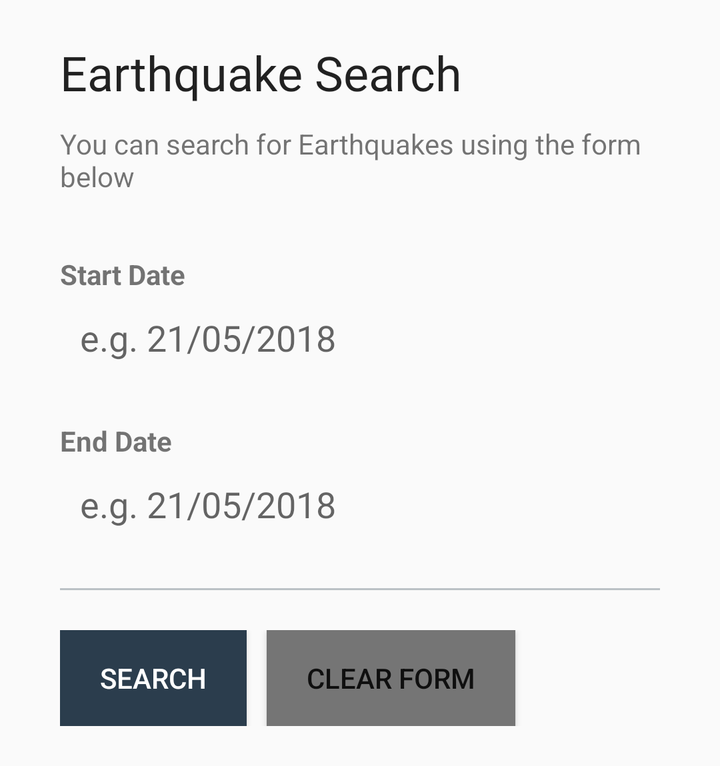
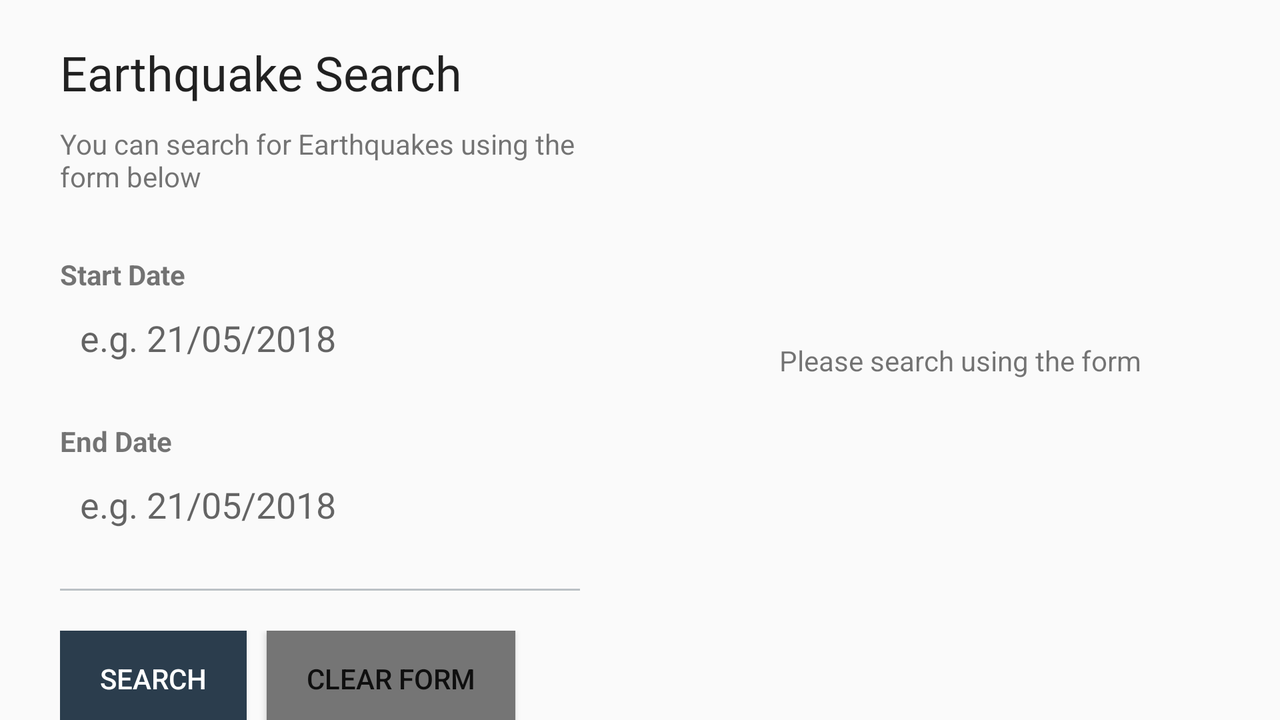

Compare how this app lays out the same screen by default and in its alternative resource folder. The renders come first, then the two layout files and the values they reference.
<!-- AndroidManifest.xml: application theme AppTheme -->
<!-- res/layout/fragment_search_frament.xml -->
<?xml version="1.0" encoding="utf-8"?>
<FrameLayout android:layout_height="wrap_content"
    android:layout_width="match_parent"
    android:orientation="vertical"
    xmlns:android="http://schemas.android.com/apk/res/android">

    <include layout="@layout/search_form" />

</FrameLayout>
<!-- res/layout/search_form.xml (included above) -->
<ScrollView xmlns:android="http://schemas.android.com/apk/res/android"
    xmlns:tools="http://schemas.android.com/tools"
    android:layout_width="match_parent"
    android:layout_height="match_parent"
    android:scrollbars="none"
    tools:context=".fragments.SearchFragment">

    <LinearLayout
        android:layout_width="match_parent"
        android:layout_height="wrap_content"
        android:orientation="vertical"
        android:paddingLeft="30dp"
        android:paddingTop="20dp"
        android:paddingRight="30dp"
        android:paddingBottom="20dp">

        <TextView
            android:id="@+id/mainHeading"
            style="@style/TextAppearance.AppCompat.Headline"
            android:layout_width="match_parent"
            android:layout_height="wrap_content"
            android:fontFamily="@font/roboto_condensed_bold"
            android:text="@string/search_heading" />

        <TextView
            android:layout_width="match_parent"
            android:layout_height="wrap_content"
            android:layout_marginTop="10dp"
            android:layout_marginBottom="30dp"
            android:text="@string/search_subheading" />

        <TextView
            android:id="@+id/lbldatePickerFrom"
            style="@style/formLabel"
            android:layout_width="match_parent"
            android:layout_height="wrap_content"
            android:text="@string/start_date_lbl" />

        <EditText
            android:id="@+id/datePickerFrom"
            style="@style/editTextFormField"
            android:layout_width="match_parent"
            android:layout_height="wrap_content"
            android:hint="@string/start_hint"
            android:inputType="date" />

        <TextView
            android:id="@+id/lbldatePickerTo"
            style="@style/formLabel"
            android:layout_width="match_parent"
            android:layout_height="wrap_content"
            android:text="@string/end_date_lbl" />

        <EditText
            android:id="@+id/datePickerTo"
            style="@style/editTextFormField"
            android:layout_width="match_parent"
            android:layout_height="wrap_content"
            android:hint="@string/end_hint"
            android:inputType="date" />

        <View
            android:id="@+id/divider1"
            style="@style/formDivider" />


        <LinearLayout
            android:layout_width="match_parent"
            android:layout_height="wrap_content"
            android:orientation="horizontal">

            <Button
                android:id="@+id/btnSearch"
                style="@style/button_primary"
                android:layout_width="wrap_content"
                android:layout_height="wrap_content"
                android:background="@color/colorPrimary"
                android:text="@string/search_button_lbl" />

            <Button
                android:id="@+id/btnClear"
                style="@style/button_secondary"
                android:layout_width="wrap_content"
                android:layout_height="wrap_content"
                android:background="@color/colorSecondaryText"
                android:text="@string/clear_button_lbl" />

        </LinearLayout>

    </LinearLayout>

</ScrollView>
<!-- resources referenced by this layout -->
<resources>
  <color name="colorPrimary">#2B3D4D</color>
  <color name="colorSecondaryText">#757575</color>
  <string name="clear_button_lbl">Clear Form</string>
  <string name="end_date_lbl" translatable="false">End Date</string>
  <string name="end_hint">e.g. 21/05/2018</string>
  <string name="search_button_lbl">Search</string>
  <string name="search_heading">Earthquake Search</string>
  <string name="search_subheading" translatable="false">You can search for Earthquakes using the form below</string>
  <string name="start_date_lbl">Start Date</string>
  <string name="start_hint">e.g. 21/05/2018</string>
  <style name="button_primary">
          <item name="android:paddingLeft">20dp</item>
          <item name="android:paddingRight">20dp</item>
          <item name="android:textColor">@android:color/white</item>
          <item name="android:background">@color/colorPrimary</item>
      </style>
  <style name="button_secondary">
          <item name="android:paddingLeft">20dp</item>
          <item name="android:paddingRight">20dp</item>
          <item name="android:layout_marginLeft">10dp</item>
          <item name="android:background">@color/colorAccent</item>
      </style>
  <style name="editTextFormField">
          <item name="android:layout_marginBottom">20dp</item>
          <item name="android:background">@drawable/rounded_corners</item>
          <item name="android:padding">10dp</item>
      </style>
  <style name="formDivider">
          <item name="android:layout_marginBottom">20dp</item>
          <item name="android:layout_width">match_parent</item>
          <item name="android:layout_height">1dp</item>
          <item name="android:alpha">0.3</item>
          <item name="android:background">@color/colorPrimary</item>
      </style>
  <style name="formLabel">
          <item name="android:textStyle">bold</item>
      </style>
  <style name="AppTheme" parent="Theme.AppCompat.Light.DarkActionBar">
          
          <item name="colorPrimary">@color/colorPrimary</item>
          <item name="colorPrimaryDark">@color/colorPrimaryDark</item>
          <item name="colorAccent">@color/colorAccent</item>
  
          <item name="windowActionBar">false</item>
          <item name="windowNoTitle">true</item>
  
      </style>
  <color name="colorAccent">#10CAC9</color>
  <color name="colorPrimaryDark">#23303D</color>
</resources>
<!-- res/layout-land/fragment_search_frament.xml (the repository's variant of the layout above) -->
<!-- drawn on the phone turned sideways -->
<?xml version="1.0" encoding="utf-8"?>
<androidx.appcompat.widget.LinearLayoutCompat xmlns:app="http://schemas.android.com/apk/res-auto"
    android:layout_height="match_parent"
    android:layout_width="match_parent"
    android:orientation="horizontal"
    android:weightSum="2"
    xmlns:android="http://schemas.android.com/apk/res/android">

    <LinearLayout android:layout_height="match_parent"
        android:layout_width="0dp"
        android:orientation="horizontal"
        android:layout_weight="1">
<include layout="@layout/search_form" />
    </LinearLayout>
    <FrameLayout
        android:id="@+id/searchResultsLandscape"
        android:layout_weight="1"
        android:layout_width="0dp"
        android:layout_height="match_parent" >

        <androidx.constraintlayout.widget.ConstraintLayout
            android:layout_width="match_parent"
            android:layout_height="match_parent">

            <ImageView
                android:id="@+id/imageView7"
                android:layout_width="wrap_content"
                android:layout_height="wrap_content"
                android:layout_marginTop="8dp"
                android:layout_marginEnd="8dp"
                android:layout_marginBottom="8dp"
                app:layout_constraintBottom_toBottomOf="parent"
                app:layout_constraintEnd_toStartOf="@+id/textView"
                app:layout_constraintTop_toTopOf="parent"
                android:layout_marginRight="8dp" />

            <TextView
                android:id="@+id/textView"
                android:layout_width="wrap_content"
                android:layout_height="wrap_content"
                android:layout_gravity="center"
                android:layout_marginStart="8dp"
                android:layout_marginTop="8dp"
                android:layout_marginEnd="8dp"
                android:layout_marginBottom="8dp"
                android:text="@string/search_form_text"
                android:textAlignment="center"
                app:layout_constraintBottom_toBottomOf="parent"
                app:layout_constraintEnd_toEndOf="parent"
                app:layout_constraintStart_toStartOf="parent"
                app:layout_constraintTop_toTopOf="parent" />

        </androidx.constraintlayout.widget.ConstraintLayout>


    </FrameLayout>
</androidx.appcompat.widget.LinearLayoutCompat>
<!-- resources referenced by the variant -->
<!-- as the phone turned sideways resolves them -->
<resources>
  <color name="colorPrimary">#2B3D4D</color>
  <color name="colorSecondaryText">#757575</color>
  <string name="clear_button_lbl">Clear Form</string>
  <string name="end_date_lbl" translatable="false">End Date</string>
  <string name="end_hint">e.g. 21/05/2018</string>
  <string name="search_button_lbl">Search</string>
  <string name="search_form_text">Please search using the form</string>
  <string name="search_heading">Earthquake Search</string>
  <string name="search_subheading" translatable="false">You can search for Earthquakes using the form below</string>
  <string name="start_date_lbl">Start Date</string>
  <string name="start_hint">e.g. 21/05/2018</string>
  <style name="button_primary">
          <item name="android:paddingLeft">20dp</item>
          <item name="android:paddingRight">20dp</item>
          <item name="android:textColor">@android:color/white</item>
          <item name="android:background">@color/colorPrimary</item>
      </style>
  <style name="button_secondary">
          <item name="android:paddingLeft">20dp</item>
          <item name="android:paddingRight">20dp</item>
          <item name="android:layout_marginLeft">10dp</item>
          <item name="android:background">@color/colorAccent</item>
      </style>
  <style name="editTextFormField">
          <item name="android:layout_marginBottom">20dp</item>
          <item name="android:background">@drawable/rounded_corners</item>
          <item name="android:padding">10dp</item>
      </style>
  <style name="formDivider">
          <item name="android:layout_marginBottom">20dp</item>
          <item name="android:layout_width">match_parent</item>
          <item name="android:layout_height">1dp</item>
          <item name="android:alpha">0.3</item>
          <item name="android:background">@color/colorPrimary</item>
      </style>
  <style name="formLabel">
          <item name="android:textStyle">bold</item>
      </style>
  <style name="AppTheme" parent="Theme.AppCompat.Light.DarkActionBar">
          
          <item name="colorPrimary">@color/colorPrimary</item>
          <item name="colorPrimaryDark">@color/colorPrimaryDark</item>
          <item name="colorAccent">@color/colorAccent</item>
  
          <item name="windowActionBar">false</item>
          <item name="windowNoTitle">true</item>
  
      </style>
  <color name="colorAccent">#10CAC9</color>
  <color name="colorPrimaryDark">#23303D</color>
</resources>
